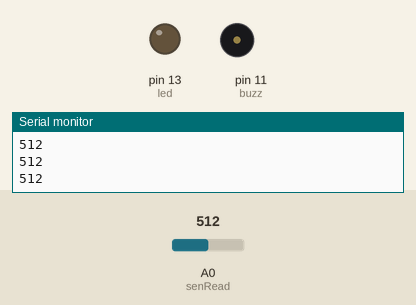
Simulated run of this sketch. Board: Arduino Uno, built with avr-gcc and run on an emulated ATmega328P. On the bench: output pins drawn as LEDs (lit = HIGH), buzzer (waves = sounding, pin HIGH), the last lines printed to the serial monitor. Dashed ring = blinking. The inputs (shaded band) are chosen by the test bench; at power-on: A0 (senRead) = 512.

Above: at 1.2 s.
1.3 s: A0 (senRead) set to 837
2.8 s: A0 (senRead) set to 867
At 3.2 s:
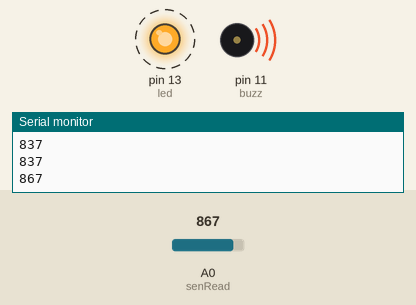
5.8 s: A0 (senRead) set to 840
At 6.4 s:
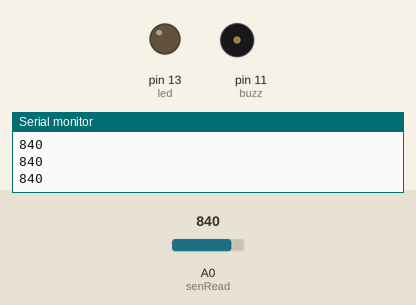
7.3 s: A0 (senRead) set to 860
At 7.7 s:
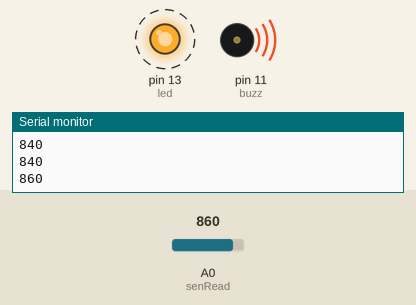
Timing chart, 0 to 11.3 s (numbered marks = the images above; inputs shaded):
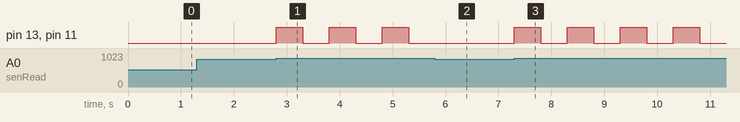

Measured:
- the behaviour switches between 850 and 851 on A0 (senRead) (found by bisection; images 0 and 1)
- after the input at 2.8 s, pin 13 (led), pin 11 (buzz): alternates HIGH for 0.50 s and LOW for 0.50 s, starting at once
- after the input at 5.8 s, pin 13 (led), pin 11 (buzz): stays LOW (without the input it goes to HIGH after 0.00 s)
- after the input at 7.3 s, pin 13 (led), pin 11 (buzz): alternates HIGH for 0.50 s and LOW for 0.50 s, starting at once

The sketch:

1.ino
```cpp
int limit = 850;
int led=13;
int buzz = 11;
int senRead = A0;

void setup(){
pinMode(buzz,OUTPUT); //buzzer atau speaker sebagai output
pinMode(led,OUTPUT);
digitalWrite(buzz,LOW); //apabila buzzer low
Serial.begin(9600);
 }
void loop(){
int val=analogRead(senRead); //nilai=nilai di LDR
Serial.println(val); //menampilkan nilai
if(val > limit)  //apabila nilai <= limit
  {
digitalWrite(buzz,HIGH);
digitalWrite(led,HIGH);
delay (500);
digitalWrite(buzz,LOW);
digitalWrite(led,LOW);
delay(500);
digitalWrite(buzz,HIGH);
digitalWrite(led,HIGH);
delay (500);
digitalWrite(buzz,LOW);
digitalWrite(led,LOW);
delay(500);
digitalWrite(buzz,HIGH);
digitalWrite(led,HIGH);
delay (500);
digitalWrite(buzz,LOW);
digitalWrite(led,LOW);
delay(500);
}
else if(val < limit) //apabila nilai > limit
  {
   digitalWrite(buzz,LOW); //buzzer atau speaker mati
  digitalWrite(led,LOW);
  delay(20);
  }
 }
```
